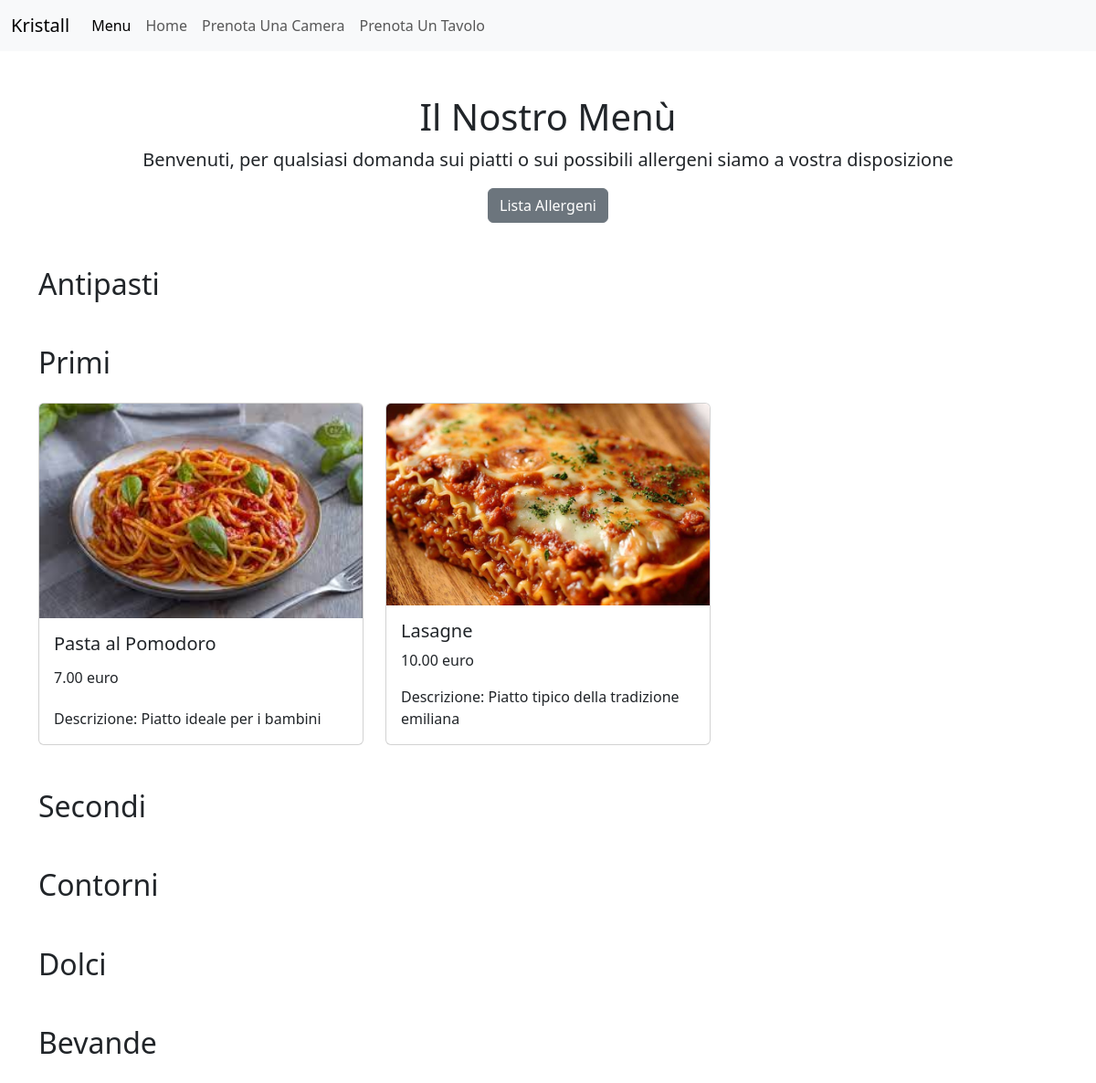
/core/menu, run on the app's committed database.
### core/models.py (models this page shows, shortened)
class MenuItem(models.Model):
    CATEGORIE = [
        ('antipasti', 'Antipasti'),
        ('primi', 'Primi'),
        ('secondi', 'Secondi'),
        ('contorni', 'Contorni'),
        ('dolci', 'Dolci'),
        ('bevande', 'Bevande'),
    ]
    nome = models.CharField(max_length=100)
    descrizione = models.TextField()
    prezzo = models.DecimalField(max_digits=5, decimal_places=2)
    categoria = models.CharField(max_length=20, choices=CATEGORIE)
    immagine = models.ImageField(upload_to='menu/', blank=True, null=True)

### core/views.py (the view)
# urls.py: path('menu', views.menu, name='menu'),
def menu(request):
    menu_items = {
        'antipasti': MenuItem.objects.filter(categoria='antipasti'),
        'primi': MenuItem.objects.filter(categoria='primi'),
        'secondi': MenuItem.objects.filter(categoria='secondi'),
        'contorni': MenuItem.objects.filter(categoria='contorni'),
        'dolci': MenuItem.objects.filter(categoria='dolci'),
        'bevande': MenuItem.objects.filter(categoria='bevande'),
    }
    return render(request, 'core/pagina-menu.html', {'menu_items': menu_items})

### core/templates/core/pagina-menu.html (shortened to what this page needs)
<!doctype html>
<html lang="it">
  <head>
    <link href="https://cdn.jsdelivr.net/npm/bootstrap@5.3.3/dist/css/bootstrap.min.css" rel="stylesheet">
  </head>
  <body>
    <nav class="navbar navbar-expand-lg bg-body-tertiary">
      <div class="container-fluid">
        <a class="navbar-brand" href="#">Kristall</a>
        <div class="collapse navbar-collapse" id="navbarNav">
          <ul class="navbar-nav">
            <li class="nav-item">
              <a class="nav-link active" aria-current="page" href="#">Menu</a>
            </li>
            <li class="nav-item">
              <a class="nav-link" href="{% url 'core_home' %}">Home</a>
            </li>
            <li class="nav-item">
              <a class="nav-link" href="{% url 'camere' %}">Prenota Una Camera</a>
            </li>
            <li class="nav-item">
              <a class="nav-link" href="{% url 'prenotazione_tavolo' %}">Prenota Un Tavolo</a>
            </li>
          </ul>
        </div>
      </div>
    </nav>
    <div class="container my-5 text-center">
      <h1>Il Nostro Menù</h1>
      <p class="lead">Benvenuti, per qualsiasi domanda sui piatti o sui possibili allergeni siamo a vostra disposizione</p>
      <button type="button" class="btn btn-secondary">Lista Allergeni</button>
    </div>
    <div class="container">
      {% for category, items in menu_items.items %}
        <h2 class="my-4">{{ category|capfirst }}</h2>
        <div class="row">
          {% for dati in items %}
            <div class="col-md-4 mb-4 d-flex align-items-stretch">
              <div class="card" style="width: 100%;">
                <img src="{{ dati.immagine.url }}" class="card-img-top" alt="Immagine del piatto">
                <div class="card-body">
                  <h5 class="card-title">{{ dati.nome }}</h5>
                  <p class="card-text">{{ dati.prezzo }} euro</p>
                  <p class="card-text">Descrizione: {{ dati.descrizione }}</p>
                </div>
              </div>
            </div>
          {% endfor %}
        </div>
      {% endfor %}
    </div>
  </body>
</html>

### core/templates/core/pagina-menu.html (style rules this page uses)
.card { height: 100%; }
.card-body { display: flex; flex-direction: column; justify-content: space-between; }

### data on the page
MenuItem: immagine (picture), nome "Pasta al Pomodoro", prezzo "7.00", descrizione "Piatto ideale per i bambini"
MenuItem: immagine (picture), nome "Lasagne", prezzo "10.00", descrizione "Piatto tipico della tradizione emiliana"

### other printed values
{{ category|capfirst }} "Antipasti" "Primi" "Secondi" "Contorni" "Dolci" "Bevande"
